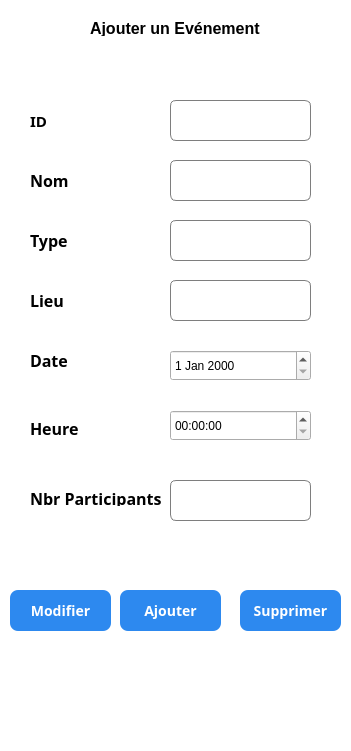
     <widget class="QFrame" name="Ajouter_4">
      <property name="geometry">
       <rect>
        <x>190</x>
        <y>20</y>
        <width>351</width>
        <height>751</height>
       </rect>
      </property>
      <property name="styleSheet">
       <string notr="true">#Ajouter {
border: 2px solid black;
	
	border-color: rgb(219, 220, 255);
}

QFrame {
background-color : #ffffff;
 border-radius: 20px
}</string>
      </property>
      <property name="frameShape">
       <enum>QFrame::Shape::StyledPanel</enum>
      </property>
      <property name="frameShadow">
       <enum>QFrame::Shadow::Raised</enum>
      </property>
      <widget class="QLabel" name="label_28">
       <property name="geometry">
        <rect>
         <x>90</x>
         <y>20</y>
         <width>171</width>
         <height>16</height>
        </rect>
       </property>
       <property name="font">
        <font>
         <family>Arial</family>
         <pointsize>12</pointsize>
         <bold>true</bold>
        </font>
       </property>
       <property name="styleSheet">
        <string notr="true">color: rgb(255, 255, 255);
color: rgb(0, 0, 0);</string>
       </property>
       <property name="text">
        <string>Ajouter un Evénement</string>
       </property>
      </widget>
      <widget class="QLabel" name="label_4">
       <property name="geometry">
        <rect>
         <x>30</x>
         <y>170</y>
         <width>49</width>
         <height>21</height>
        </rect>
       </property>
       <property name="font">
        <font>
         <family>Rockwell</family>
         <pointsize>12</pointsize>
         <bold>true</bold>
        </font>
       </property>
       <property name="styleSheet">
        <string notr="true">color: rgb(255, 255, 255);
color: rgb(0, 0, 0);</string>
       </property>
       <property name="text">
        <string>Nom</string>
       </property>
      </widget>
      <widget class="QLabel" name="label_29">
       <property name="geometry">
        <rect>
         <x>30</x>
         <y>230</y>
         <width>49</width>
         <height>21</height>
        </rect>
       </property>
       <property name="font">
        <font>
         <family>Rockwell</family>
         <pointsize>12</pointsize>
         <bold>true</bold>
        </font>
       </property>
       <property name="styleSheet">
        <string notr="true">color: rgb(255, 255, 255);
color: rgb(0, 0, 0);</string>
       </property>
       <property name="text">
        <string>Type</string>
       </property>
      </widget>
      <widget class="QLabel" name="label_30">
       <property name="geometry">
        <rect>
         <x>30</x>
         <y>290</y>
         <width>49</width>
         <height>21</height>
        </rect>
       </property>
       <property name="font">
        <font>
         <family>Rockwell</family>
         <pointsize>12</pointsize>
         <bold>true</bold>
        </font>
       </property>
       <property name="styleSheet">
        <string notr="true">color: rgb(255, 255, 255);
color: rgb(0, 0, 0);</string>
       </property>
       <property name="text">
        <string>Lieu</string>
       </property>
      </widget>
      <widget class="QLabel" name="label_31">
       <property name="geometry">
        <rect>
         <x>30</x>
         <y>350</y>
         <width>49</width>
         <height>21</height>
        </rect>
       </property>
       <property name="font">
        <font>
         <family>Rockwell</family>
         <pointsize>12</pointsize>
         <bold>true</bold>
        </font>
       </property>
       <property name="styleSheet">
        <string notr="true">color: rgb(255, 255, 255);
color: rgb(0, 0, 0);</string>
       </property>
       <property name="text">
        <string>Date</string>
       </property>
      </widget>
      <widget class="QLineEdit" name="Nom">
       <property name="geometry">
        <rect>
         <x>170</x>
         <y>160</y>
         <width>141</width>
         <height>41</height>
        </rect>
       </property>
       <property name="styleSheet">
        <string notr="true">QLineEdit {
    border: 1px solid #7e7e7e;
    border-radius: 6px;
    padding: 8px;
    font-size: 12px;
}
QLineEdit:focus {
    border: 1px solid #2D89EF;
    background-color: #FFFFFF;
}</string>
       </property>
      </widget>
      <widget class="QLineEdit" name="Type">
       <property name="geometry">
        <rect>
         <x>170</x>
         <y>220</y>
         <width>141</width>
         <height>41</height>
        </rect>
       </property>
       <property name="styleSheet">
        <string notr="true">QLineEdit {
    border: 1px solid #7e7e7e;
    border-radius: 6px;
    padding: 8px;
    font-size: 12px;
}
QLineEdit:focus {
    border: 1px solid #2D89EF;
    background-color: #FFFFFF;
}</string>
       </property>
      </widget>
      <widget class="QLineEdit" name="Lieu">
       <property name="geometry">
        <rect>
         <x>170</x>
         <y>280</y>
         <width>141</width>
         <height>41</height>
        </rect>
       </property>
       <property name="styleSheet">
        <string notr="true">QLineEdit {
    border: 1px solid #7e7e7e;
    border-radius: 6px;
    padding: 8px;
    font-size: 12px;
}
QLineEdit:focus {
    border: 1px solid #2D89EF;
    background-color: #FFFFFF;
}</string>
       </property>
      </widget>
      <widget class="QLabel" name="label_33">
       <property name="geometry">
        <rect>
         <x>30</x>
         <y>420</y>
         <width>61</width>
         <height>16</height>
        </rect>
       </property>
       <property name="font">
        <font>
         <family>Rockwell</family>
         <pointsize>12</pointsize>
         <bold>true</bold>
        </font>
       </property>
       <property name="styleSheet">
        <string notr="true">color: rgb(255, 255, 255);
color: rgb(0, 0, 0);</string>
       </property>
       <property name="text">
        <string>Heure</string>
       </property>
      </widget>
      <widget class="QLineEdit" name="ID">
       <property name="geometry">
        <rect>
         <x>170</x>
         <y>100</y>
         <width>141</width>
         <height>41</height>
        </rect>
       </property>
       <property name="styleSheet">
        <string notr="true">QLineEdit {
    border: 1px solid #7e7e7e;
    border-radius: 6px;
    padding: 8px;
    font-size: 12px;
}
QLineEdit:focus {
    border: 1px solid #2D89EF;
    background-color: #FFFFFF;
}</string>
       </property>
       <property name="text">
        <string/>
       </property>
      </widget>
      <widget class="QLabel" name="label_34">
       <property name="geometry">
        <rect>
         <x>30</x>
         <y>110</y>
         <width>81</width>
         <height>21</height>
        </rect>
       </property>
       <property name="font">
        <font>
         <family>Rockwell</family>
         <pointsize>11</pointsize>
         <bold>true</bold>
        </font>
       </property>
       <property name="styleSheet">
        <string notr="true">color: rgb(255, 255, 255);
color: rgb(0, 0, 0);</string>
       </property>
       <property name="text">
        <string>ID</string>
       </property>
      </widget>
      <widget class="QPushButton" name="Ajouterbutton">
       <property name="geometry">
        <rect>
         <x>120</x>
         <y>590</y>
         <width>101</width>
         <height>41</height>
        </rect>
       </property>
       <property name="font">
        <font>
         <family>Bahnschrift</family>
         <pointsize>-1</pointsize>
         <bold>true</bold>
        </font>
       </property>
       <property name="styleSheet">
        <string notr="true">QPushButton {
    background-color: #2D89EF;
    color: white;
    border-radius: 8px;
    padding: 10px;
    font-size: 14px;
}
QPushButton:hover {
    background-color: #1E5BB8;
}
QPushButton:pressed {
    background-color: #FFFFFF;
}</string>
       </property>
       <property name="text">
        <string>Ajouter</string>
       </property>
      </widget>
      <widget class="QPushButton" name="Modifier">
       <property name="geometry">
        <rect>
         <x>10</x>
         <y>590</y>
         <width>101</width>
         <height>41</height>
        </rect>
       </property>
       <property name="font">
        <font>
         <family>Bahnschrift</family>
         <pointsize>-1</pointsize>
         <bold>true</bold>
        </font>
       </property>
       <property name="styleSheet">
        <string notr="true">QPushButton {
    background-color: #2D89EF;
    color: white;
    border-radius: 8px;
    padding: 10px;
    font-size: 14px;
}
QPushButton:hover {
    background-color: #1E5BB8;
}
QPushButton:pressed {
    background-color: #FFFFFF;
}</string>
       </property>
       <property name="text">
        <string>Modifier</string>
       </property>
      </widget>
      <widget class="QPushButton" name="Supprimer">
       <property name="geometry">
        <rect>
         <x>240</x>
         <y>590</y>
         <width>101</width>
         <height>41</height>
        </rect>
       </property>
       <property name="font">
        <font>
         <family>Bahnschrift</family>
         <pointsize>-1</pointsize>
         <bold>true</bold>
        </font>
       </property>
       <property name="styleSheet">
        <string notr="true">QPushButton {
    background-color: #2D89EF;
    color: white;
    border-radius: 8px;
    padding: 10px;
    font-size: 14px;
}
QPushButton:hover {
    background-color: #1E5BB8;
}
QPushButton:pressed {
    background-color: #FFFFFF;
}</string>
       </property>
       <property name="text">
        <string>Supprimer</string>
       </property>
      </widget>
      <widget class="QLineEdit" name="NbrP">
       <property name="geometry">
        <rect>
         <x>170</x>
         <y>480</y>
         <width>141</width>
         <height>41</height>
        </rect>
       </property>
       <property name="styleSheet">
        <string notr="true">QLineEdit {
    border: 1px solid #7e7e7e;
    border-radius: 6px;
    padding: 8px;
    font-size: 12px;
}
QLineEdit:focus {
    border: 1px solid #2D89EF;
    background-color: #FFFFFF;
}</string>
       </property>
      </widget>
      <widget class="QLabel" name="label_35">
       <property name="geometry">
        <rect>
         <x>30</x>
         <y>490</y>
         <width>131</width>
         <height>16</height>
        </rect>
       </property>
       <property name="font">
        <font>
         <family>Rockwell</family>
         <pointsize>12</pointsize>
         <bold>true</bold>
        </font>
       </property>
       <property name="styleSheet">
        <string notr="true">color: rgb(255, 255, 255);
color: rgb(0, 0, 0);</string>
       </property>
       <property name="text">
        <string>Nbr Participants</string>
       </property>
      </widget>
      <widget class="QTimeEdit" name="timeEdit">
       <property name="geometry">
        <rect>
         <x>170</x>
         <y>410</y>
         <width>141</width>
         <height>31</height>
        </rect>
       </property>
      </widget>
      <widget class="QDateEdit" name="dateEdit">
       <property name="geometry">
        <rect>
         <x>170</x>
         <y>350</y>
         <width>141</width>
         <height>31</height>
        </rect>
       </property>
       <property name="styleSheet">
        <string notr="true">border-raduis : 10px</string>
       </property>
      </widget>
     </widget>
